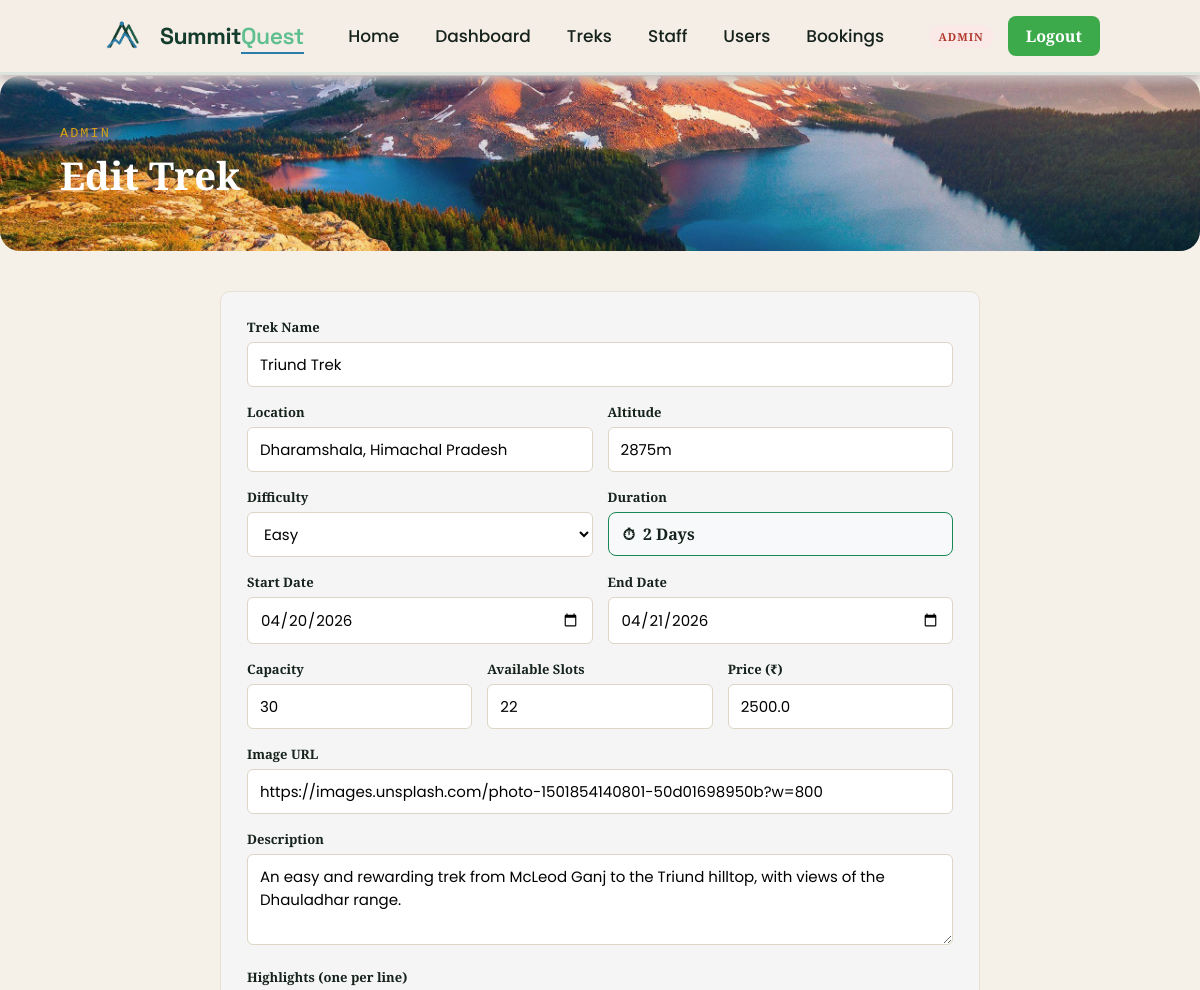
The page /admin/treks/5/edit (signed in, upper part) on the database as committed earlier.
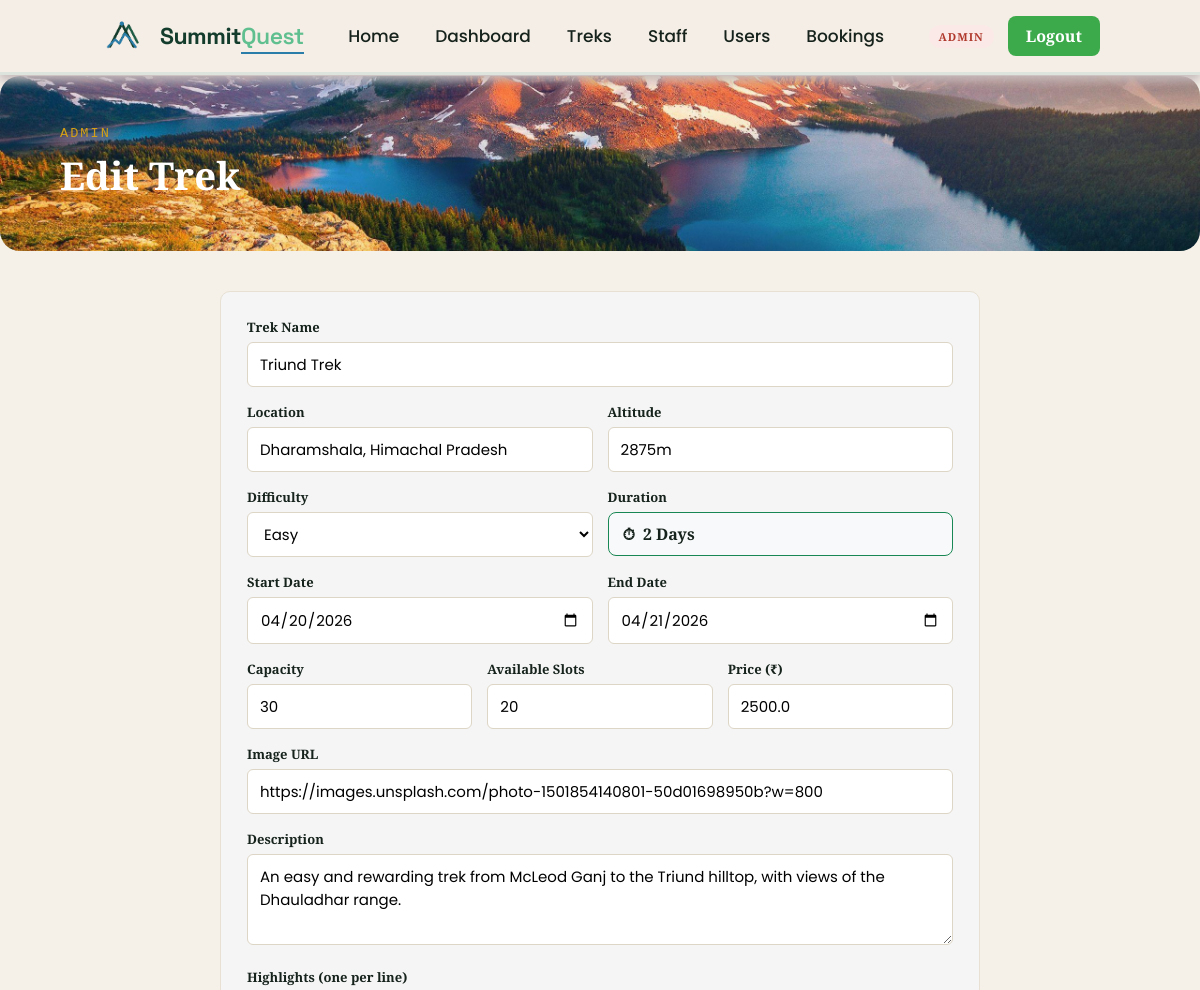
The same page on the database as committed later.
### app/models.py (models this page shows, shortened)
class Treks(db.Model):
    __tablename__ = "trek"
    id = db.Column(db.Integer, primary_key = True)
    name = db.Column(db.String(256), nullable= False, index = True)
    location = db.Column(db.String(50), nullable= False, index = True)
    difficulty= db.Column(db.String(50), nullable = False, index = True)
    status = db.Column(db.String(50), nullable = False, default = "Pending")
    duration =  db.Column(db.Integer, nullable= False)
    starting_date = db.Column(db.Date, nullable= False)
    ending_date = db.Column(db.Date, nullable= False)
    is_blocked = db.Column(db.String(50),nullable = False,default = False)
    created_at = db.Column(db.DateTime, default=datetime.utcnow, nullable=False)
    capacity = db.Column(db.Integer, default = 10)
    available = db.Column(db.Integer, default = 10)
    description = db.Column(db.Text)
    updated_at = db.Column(db.DateTime, default=datetime.utcnow, onupdate=datetime.utcnow, nullable=False)
    price = db.Column(db.Float, default=0)
    altitude = db.Column(db.String(50), nullable=True)
    image_url = db.Column(db.String(500), nullable=True)
    highlights = db.Column(db.Text, nullable=True)
    requirements = db.Column(db.Text, nullable=True)
    assigned_staff_id = db.Column(db.Integer,db.ForeignKey("user.id"),nullable = True)
    bookings = db.relationship(
    "Bookings",
    backref="trek",
    cascade="all, delete-orphan")

### app/routes.py (the view)
@visit.route("/admin/treks/<int:trek_id>/edit", methods=["GET", "POST"])
@login_required
@admin_required
def admin_edit_trek(trek_id):
    trek = Treks.query.get_or_404(trek_id)
    if request.method == "POST":
        _trek_from_form(trek)
        db.session.commit()
        flash("Trek updated!", "success")
        return redirect(url_for("visit.admin_treks"))
    return render_template("admin/trek_form.html", trek=trek, title="Edit Trek",difficulties=DIFFICULTIES)

### app/utils.py (called while the page is built)
def current_user():
    if 'user_id' not in session:
        return AnonUser()
    return SessionUser(session)

def login_required(f):
    @wraps(f)
    def wrapper(*args, **kwargs):
        if 'user_id' not in session:
            flash('Please log in to continue.', 'info')
            return redirect(url_for('visit.login'))
        return f(*args, **kwargs)
    return wrapper

def admin_required(f):
    @wraps(f)
    def wrapper(*args, **kwargs):
        if session.get('role') != 'admin':
            abort(403)
        return f(*args, **kwargs)
    return wrapper

def format_duration(days):
    if not days or days < 1:
        return '—'
    weeks, remainder = divmod(int(days), 7)
    parts = []
    if weeks:
        parts.append(f"{weeks} Week{'s' if weeks > 1 else ''}")
    if remainder:
        parts.append(f"{remainder} Day{'s' if remainder > 1 else ''}")
    return ' '.join(parts) if parts else f"{days} Day{'s' if days != 1 else ''}"

### templates/admin/trek_form.html (shortened to what the changed rows need)
{% extends "base.html" %}
{% import "macros.html" as m %}
{% block extra_css %}
<link rel="stylesheet" href="{{ url_for('static', filename='css/for_dashboard.css') }}">
{% endblock %}
{% block content %}
{{ m.page_header(title, "Admin") }}
<div class="page-body">
    <div class="sq-card" style="max-width: 760px; margin: 0 auto;">
        <form method="post">
            <div class="field">
                <label>Trek Name</label>
                <input type="text" name="name" value="{{ trek.name if trek else '' }}" placeholder="e.g. Kedarnath Trek"
                    required>
            </div>
            <div class="field-row">
                <div class="field">
                    <label>Location</label>
                    <input type="text" name="location" value="{{ trek.location if trek else '' }}"
                        placeholder="e.g. Uttarakhand, India" required>
                </div>
                <div class="field">
                    <label>Altitude</label>
                    <input type="text" name="altitude" placeholder="e.g. 4270m"
                        value="{{ trek.altitude if trek else '' }}">
                </div>
            </div>
            <div class="field-row">
                <div class="field">
                    <label>Difficulty</label>
                    <select name="difficulty" required>
                        {% for d in difficulties %}
                        <option value="{{ d }}" {% if trek and trek.difficulty==d %}selected{% endif %}>{{ d }}</option>
                        {% endfor %}
                    </select>
                </div>
            </div>
            <div class="field-row">
                <div class="field">
                    <label>Start Date</label>
                    <input type="date" name="starting_date" value="{{ trek.starting_date if trek else '' }}" required>
                </div>
                <div class="field">
                    <label>End Date</label>
                    <input type="date" name="ending_date" value="{{ trek.ending_date if trek else '' }}" required>
                </div>
            </div>
            <div class="field-row">
                <div class="field">
                    <label>Capacity</label>
                    <input type="number" name="capacity" min="1" value="{{ trek.capacity if trek else 10 }}" required>
                </div>
                <div class="field">
                    <label>Available Slots</label>
                    <input type="number" name="available" min="0" value="{{ trek.available if trek else 10 }}" required>
                </div>
                <div class="field">
                    <label>Price (₹)</label>
                    <input type="number" step="0.01" name="price" value="{{ trek.price if trek else 0 }}">
                </div>
            </div>
            <div class="field">
                <label>Image URL</label>
                <input type="text" name="image_url" placeholder="https://..."
                    value="{{ trek.image_url if trek else '' }}">
            </div>
            <div class="field">
                <label>Description</label>
                <textarea name="description" rows="3"
                    placeholder="Describe the trek...">{{ trek.description if trek else '' }}</textarea>
            </div>
        </form>
    </div>
</div>
{% endblock %}

Rows that differ between the two databases and show on the page:
changed Treks "Triund Trek": available "22" → "20"
